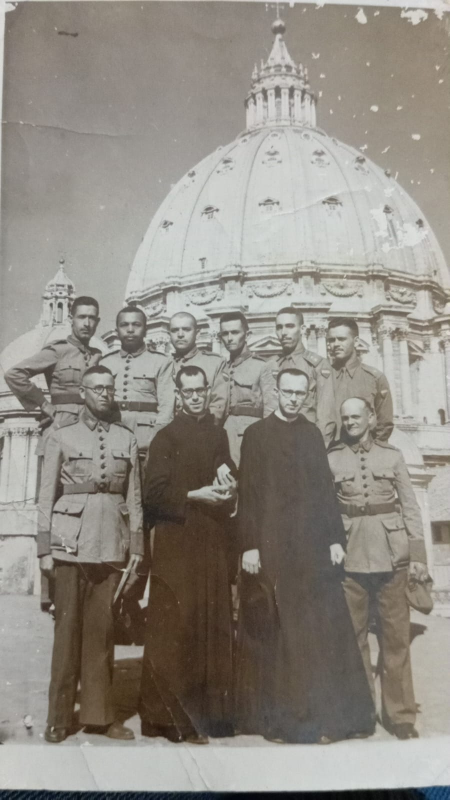
#> input picture data/raw/third_image.jpeg, 899 x 1599 px, found by its file name (shown at 1/2 size)
$ python melhorador_de_imagem.py
#> lines starting #> are read from the running program, lines starting #| are printed output that depends on the picture
import cv2
import numpy as np
import matplotlib.pyplot as plt

def processar_imagem_pb_antiga(caminho_entrada, caminho_saida):
    """
    @brief Processa uma imagem preto e branco: equaliza, colore (HSV) e converte para RGB.

    @param caminho_entrada: Caminho da imagem preto e branco (grayscale).
    @param caminho_saida: Caminho para salvar a imagem colorizada.
    """
#> called with caminho_entrada = 'data/raw/third_image.jpeg', caminho_saida = 'data/processed/foto_colorizada.jpeg'

    # 1. Carrega a imagem em escala de cinza
    imagem_pb = cv2.imread(caminho_entrada, 0)
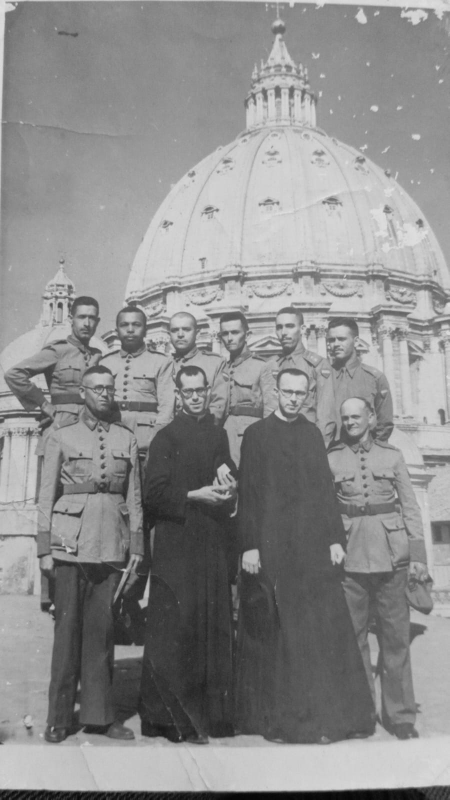
#> imagem_pb: shape (1599, 899) (shown at 1/2 size); min 3, max 231, mean 140.5
    imagem_pb = cv2.resize(imagem_pb, (0, 0), fx=0.6, fy=0.6)
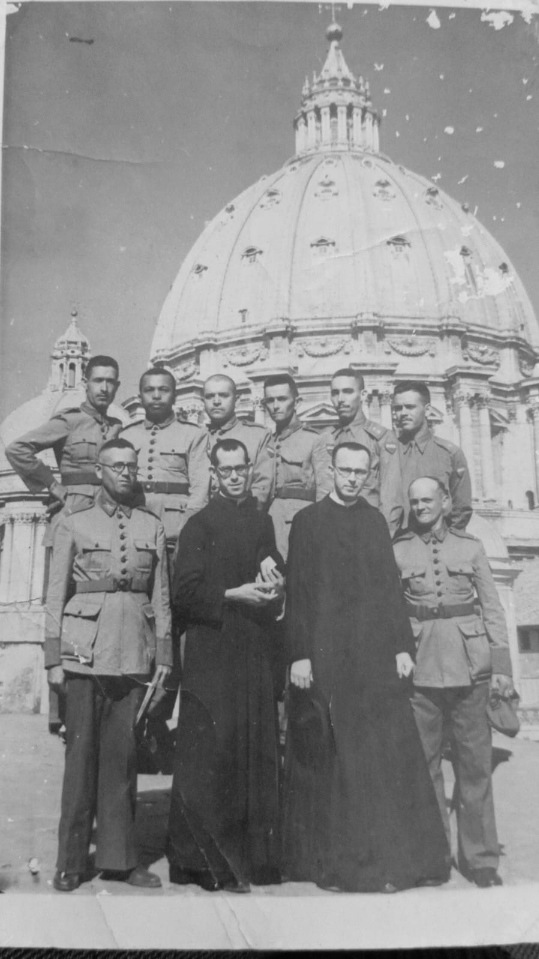
#> imagem_pb: shape (959, 539); min 4, max 230, mean 140.5
    if imagem_pb is None:
        print("❌ Erro ao carregar a imagem.")
        return

    # 2. Equaliza o histograma (melhora contraste)
    imagem_eq = cv2.equalizeHist(imagem_pb)
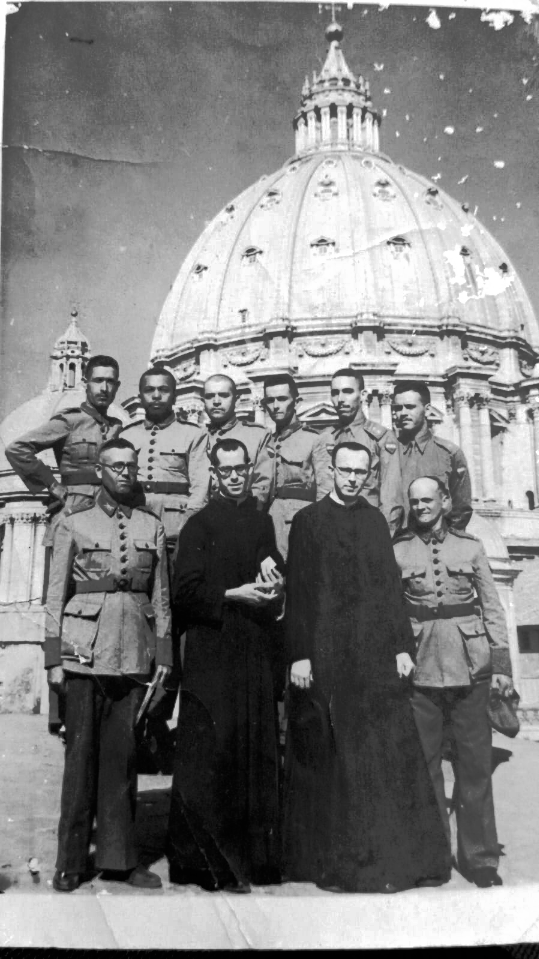
#> imagem_eq: shape (959, 539); min 0, max 255, mean 128.4

    # 3. Converte para HSV artificial
    # Explicação: canal H define a cor, vamos "pintar" esse canal
    h = np.full_like(imagem_eq, 15)  # tom de laranja (H varia de 0 a 179)
    s = cv2.normalize(imagem_eq, None, alpha=100, beta=255, norm_type=cv2.NORM_MINMAX)
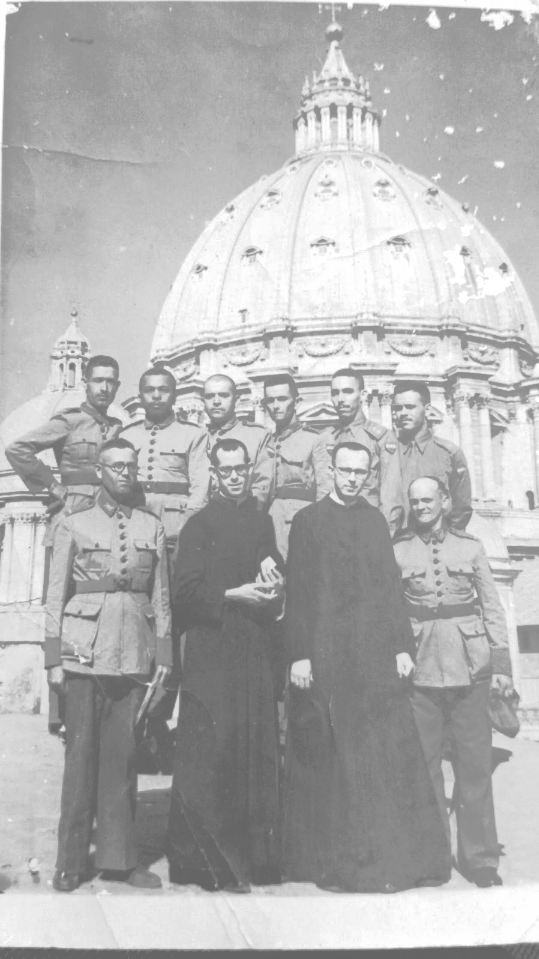
#> s: shape (959, 539); min 100, max 255, mean 178.1
    v = imagem_eq.copy()

    imagem_hsv = cv2.merge((h, s, v))
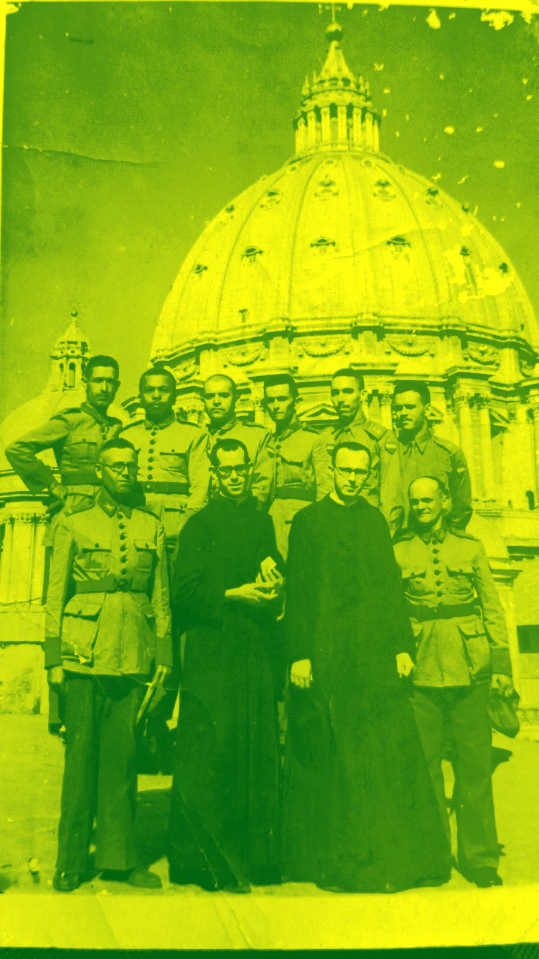
#> imagem_hsv: shape (959, 539, 3); mean of channels 0, 1, 2 15, 178.1, 128.4; drawn as B, G, R

    # 4. Converte para BGR (para visualização/salvamento no OpenCV)
    imagem_colorida = cv2.cvtColor(imagem_hsv, cv2.COLOR_HSV2BGR)
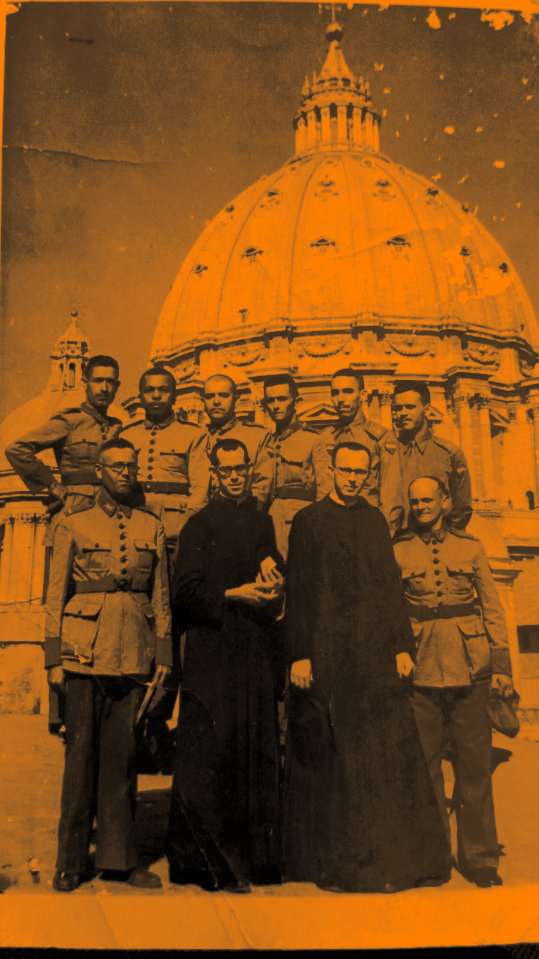
#> imagem_colorida: shape (959, 539, 3); mean B, G, R 25.3, 76.6, 128.4

    # 5. Exibe os resultados
    cv2.imshow("Original PB", imagem_pb)
    cv2.imshow("Equalizada", imagem_eq)
    cv2.imshow("Colorizada (HSV->BGR)", imagem_colorida)

    # 6. Salva o resultado
    cv2.imwrite(caminho_saida, imagem_colorida)

    cv2.waitKey(0)
    cv2.destroyAllWindows()

# 🔧 Caminhos
entrada = "data/raw/third_image.jpeg"
saida = "data/processed/foto_colorizada.jpeg"

# 🚀 Executa
processar_imagem_pb_antiga(entrada, saida)

$ run again, with data/raw/fourth_image.jpeg copied over data/raw/third_image.jpeg
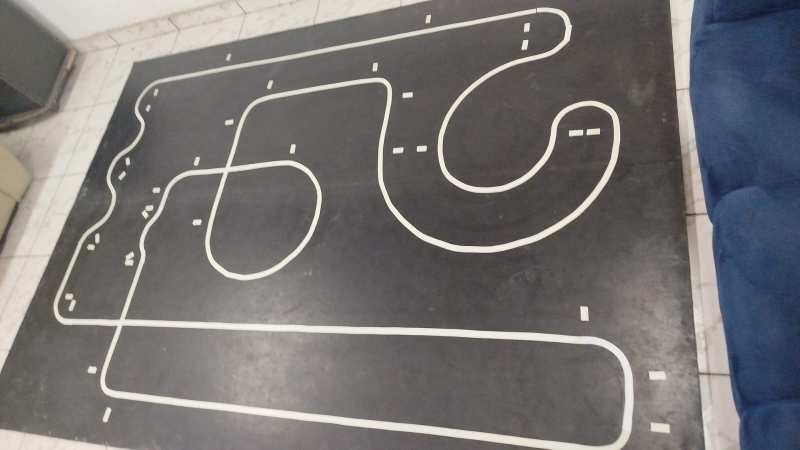
#> input picture data/raw/fourth_image.jpeg, 1599 x 899 px, found by its file name (shown at 1/2 size)
#> in processar_imagem_pb_antiga, `imagem_hsv = cv2.merge((h, s, v))`:
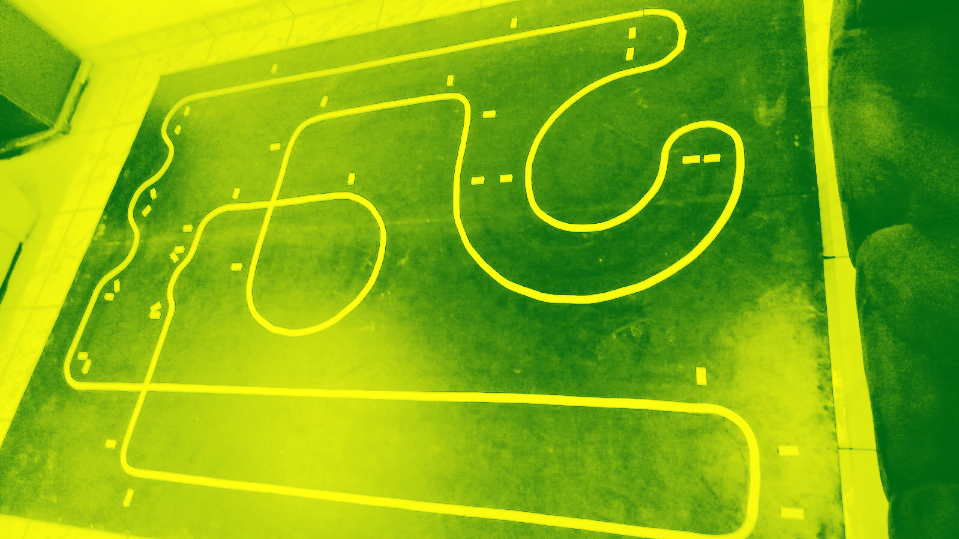
#> imagem_hsv: shape (539, 959, 3); mean of channels 0, 1, 2 15, 178.2, 128.7; drawn as B, G, R
#> in processar_imagem_pb_antiga, `imagem_colorida = cv2.cvtColor(imagem_hsv, cv2.COLOR_HSV2BGR)`:
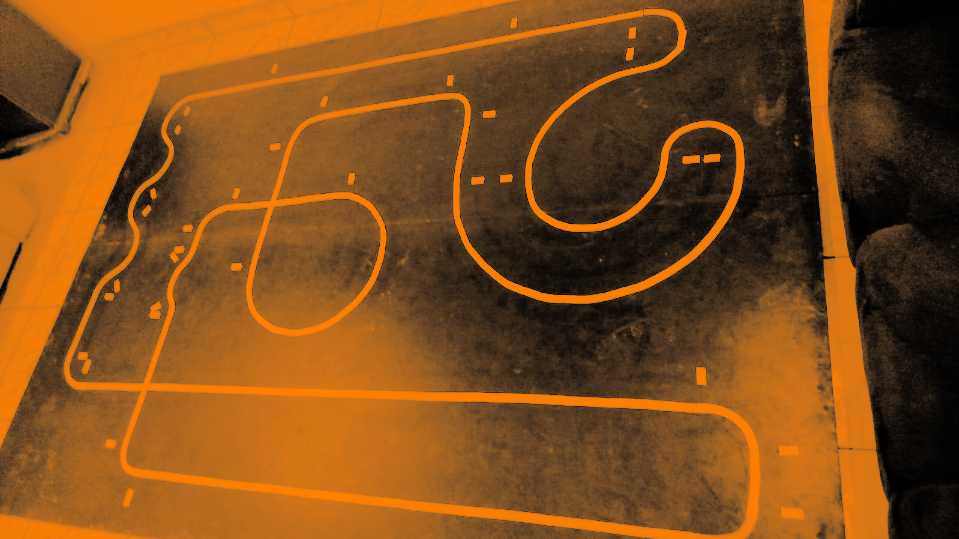
#> imagem_colorida: shape (539, 959, 3); mean B, G, R 25.5, 76.9, 128.7
